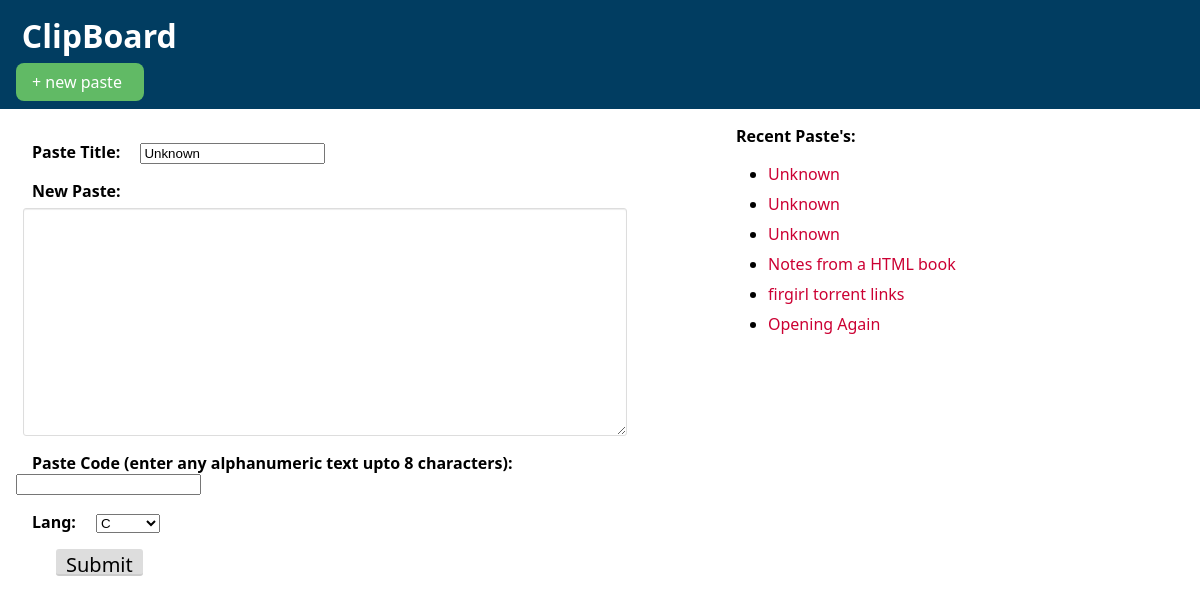
Before: / with the older database file.
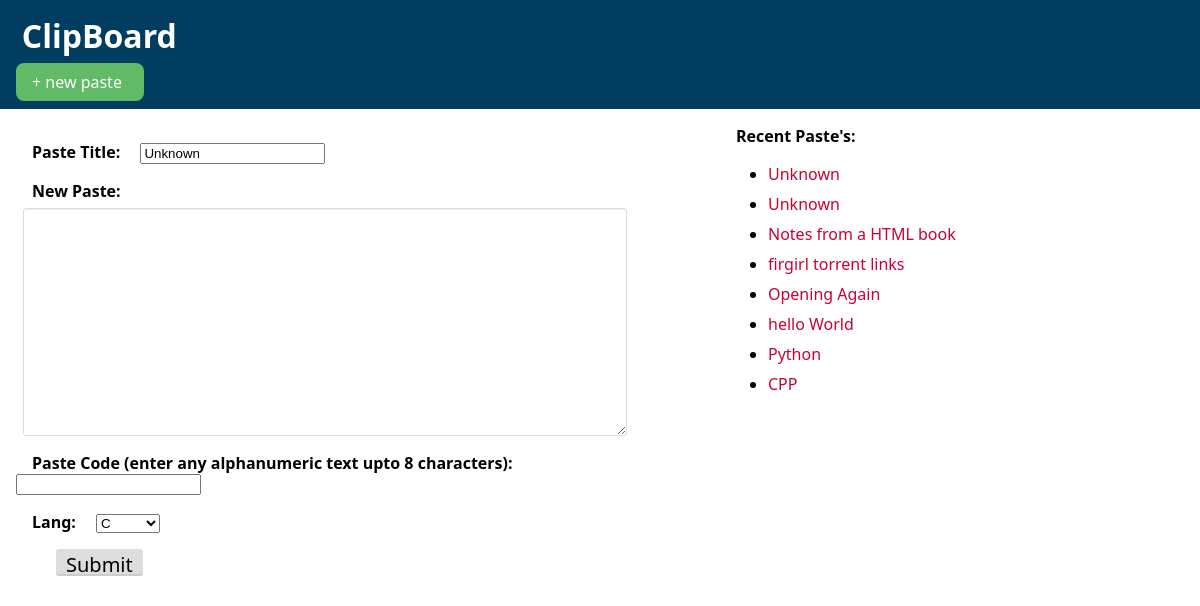
After: the same page with the newer database file.
### todoapp/models.py (models this page shows, shortened)
class Todo(models.Model):
    alphanumeric = RegexValidator(r'^[0-9a-zA-Z]*$', 'Only alphanumeric characters are allowed.')
    title=models.CharField(max_length=40, default="Unknown")
    text=models.TextField()
    link_code=models.CharField(max_length=8,unique=True, validators=[alphanumeric])
    langs=[('c','C'),('cpp','CPP'),('py','Python')]
    lang=models.CharField(max_length=10, choices=langs, default='c')
    date=models.DateTimeField(auto_now_add=True)

### todoapp/views.py (the view)
# urls.py: url(r'^$', views.index, name='index'),
def index(request):
    todos=Todo.objects.all()
    form=todoForm()
    if request.method=="POST":
        form=todoForm(request.POST)
        form.save()
        form=todoForm()
    return render(request, "index.html", {'form':form, 'todos':todos})

### todoapp/forms.py
class todoForm(forms.ModelForm):
    class Meta:
        model=Todo
        fields=('title','text','link_code','lang')
        labels={'title':'Paste Title','text':'New Paste','link_code':'Paste Code (enter any alphanumeric text upto  8 characters)'}

### todoapp/templates/index.html
<head> <title>ClipBoard</title>
<link href="http://127.0.0.1:8000/static/css/todoapp.css" rel="stylesheet">
</head>
<body>
    <header>
        <h1 class="logo">ClipBoard</h1>
        <div class="new_paste"><a class="npaste", href="http://127.0.0.1:8000/">+ new paste</a></div>
    </header>
    <article>
        <div class="main">
            <form method="POST">{% csrf_token %} {{form.as_p}}<button type="submit">Submit</button></form>
        </div>
    </article>
    <aside>
        <div class="asideleft"><label>Recent Paste's:</label>
        <ul>
            {% for td in todos %}
            <li><a class="ali", href="http://127.0.0.1:8000/p/{{td.link_code}}">{{td.title}}</a></li>
        {% endfor %}
        </ul>
        </div>
    </aside>
</body>

### todoapp/static/css/todoapp.css (style rules this page uses)
body { margin: 0%; font-family: "segoe ui","trebuchet MS","Lucida Sans Unicode","Lucida Sans",Sans-Serif; }
header { background: #013d61; color: #fff; padding: 0.5em 1em 0.5em 1em; }
.new_paste { background: #61ba65; width: 6em; padding: 0.5em 1em 0.5em 1em; border-radius: 0.5em; }
article { min-width: 4em; width: 80%; }
.main { margin: 1em; float: left; width: 70%; }
.asideleft { margin: 1em; box-align: left; float: left; width: 30%; }
#id_text { height: 228px; resize: horizontal; background-color: #fff; border: 1px solid #ddd; border-radius: 3px; box-shadow: inset 0 1px 1px rgba(0,0,0,.075); box-sizing: border-box; display: block; overflow: hidden; overflow-wrap: break-word; font-size: 13px; min-height: 200px; line-height: 21px; width: 90%; margin: 0.5em; padding: 8px 12px; }
h1 { margin: 0.5%; }
a { text-decoration: none; }
a.npaste { color: #fff; }
a.ali { color: #C03; }
button { background-color: #ddd; border-bottom: 2px solid #ccc; border-left: 0; border-radius: 3px; border-right: 0; border-top: 0; color: #000; cursor: pointer; display: inline-block; font-family: "segoe ui","trebuchet MS","Lucida Sans Unicode","Lucida Sans",Sans-Serif; font-size: 20px; font-weight: 400; height: 27px; line-height: 27px; min-width: 54px; text-align: center; text-decoration: none; -moz-appearance: none; -webkit-appearance: none; padding: 2px 10px; margin-left: 2em; margin-right: 2em; }
label { font-weight: 550; margin: 1em; }
li { margin: 0.5em; }

Changed rows visible on the page:
removed Todo: title "Unknown"
added Todo: title "hello World"
added Todo: title "Python"
added Todo: title "CPP"
